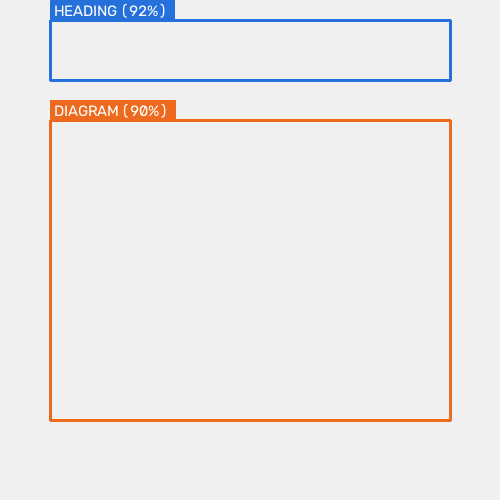
#> input picture backend/benchmarks/artifacts/layout_40_visualizations/test_tmp/test_detailed.png, 500 x 500 px
$ python -i layout_intelligence_service.py   (imports and definitions only)
#> lines starting #> are read from the running program, lines starting #| are printed output that depends on the picture; after the words box and inside, x2 and y2 are one past the last pixel; in counts of white or black regions, pixels touching at a corner belong together
#> further down, picture is the input picture: shape (500, 500, 3); mean B, G, R 234.4, 234.3, 236.1
"""
Cognidocs Layout Intelligence 4.0 — Phase A: Visual Region Detection & Layout Service

Provides local, CPU-compatible multi-signal visual layout decomposition for handwritten documents.
Separates text regions (headings, paragraphs, lists) from non-text regions (diagrams, flowcharts,
boxes, connectors/arrows, tables, formulas, and blank background) prior to downstream OCR.

Design Principles:
1. 100% Local CPU Execution using OpenCV, NumPy, and SciPy.
2. Multi-Signal Evidence: Combines horizontal projection profile line-height anomalies, geometric box contours,
   vertical stroke continuity, and morphological filtering.
3. Conservative Hierarchy: Preserves handwritten text > Avoids OCR contamination > Rejects false suppression.
4. Non-Destructive: Operates as an independent analytical layer without modifying frozen OCR 3.5 pipelines.
"""

import logging
import time
from dataclasses import dataclass, field
from pathlib import Path
from typing import List, Dict, Any, Tuple, Optional, Union
import cv2
import numpy as np
from scipy.ndimage import gaussian_filter1d
from scipy.signal import find_peaks

logger = logging.getLogger(__name__)

# Standard Region Categories for Cognidocs 4.0
REGION_TEXT = "text"
REGION_HEADING = "heading"
REGION_DIAGRAM = "diagram"
REGION_FORMULA = "formula"
REGION_TABLE = "table"
REGION_ARROW = "arrow_connector"
REGION_BOX = "box_border"
REGION_BACKGROUND = "background"
REGION_UNKNOWN = "unknown"

VALID_REGION_TYPES = {
    REGION_TEXT,
    REGION_HEADING,
    REGION_DIAGRAM,
    REGION_FORMULA,
    REGION_TABLE,
    REGION_ARROW,
    REGION_BOX,
    REGION_BACKGROUND,
    REGION_UNKNOWN
}


@dataclass
class Region:
    """
    Standard data model representing a detected visual page region.
    """
    id: str
    page_id: Any
    region_type: str  # text, heading, diagram, formula, table, arrow_connector, box_border, background, unknown
    bbox: Tuple[int, int, int, int]  # (x, y, w, h)
    polygon: List[Tuple[int, int]] = field(default_factory=list)
    confidence: float = 0.0
    area_ratio: float = 0.0
    stroke_density: float = 0.0
    aspect_ratio: float = 0.0
    connected_component_count: int = 0
    text_likelihood: float = 0.0
    diagram_likelihood: float = 0.0
    formula_likelihood: float = 0.0
    table_likelihood: float = 0.0
    heading_likelihood: float = 0.0
    connector_likelihood: float = 0.0
    parent_region_id: Optional[str] = None
    detection_evidence: Dict[str, Any] = field(default_factory=dict)

    def to_dict(self) -> Dict[str, Any]:
        return {
            "id": self.id,
            "page_id": self.page_id,
            "region_type": self.region_type,
            "bbox": [int(v) for v in self.bbox],
            "polygon": [[int(pt[0]), int(pt[1])] for pt in self.polygon],
            "confidence": round(float(self.confidence), 3),
            "area_ratio": round(float(self.area_ratio), 4),
            "stroke_density": round(float(self.stroke_density), 4),
            "aspect_ratio": round(float(self.aspect_ratio), 3),
            "connected_component_count": int(self.connected_component_count),
            "text_likelihood": round(float(self.text_likelihood), 3),
            "diagram_likelihood": round(float(self.diagram_likelihood), 3),
            "formula_likelihood": round(float(self.formula_likelihood), 3),
            "table_likelihood": round(float(self.table_likelihood), 3),
            "heading_likelihood": round(float(self.heading_likelihood), 3),
            "connector_likelihood": round(float(self.connector_likelihood), 3),
            "parent_region_id": self.parent_region_id,
            "detection_evidence": self.detection_evidence
        }

    # [24 lines left out: function from_dict, not called in this run]


def _ensure_bgr_and_gray(image: Union[np.ndarray, Path, str]) -> Tuple[np.ndarray, np.ndarray]:
    """
    Load or convert image input into (bgr, gray) numpy arrays with safe Windows UTF-8 path decoding.
    """
    if isinstance(image, (str, Path)):
        p = Path(image)
        if not p.exists():
            p = Path("backend") / image
        if not p.exists():
            p = Path("D:/AI-Document-Intelligence") / image
        if not p.exists():
            raise FileNotFoundError(f"Image not found at {image}")
        data = np.fromfile(str(p), dtype=np.uint8)
        img_bgr = cv2.imdecode(data, cv2.IMREAD_COLOR)
        if img_bgr is None:
            raise ValueError(f"Could not decode image at {p}")
        gray = cv2.cvtColor(img_bgr, cv2.COLOR_BGR2GRAY)
        return img_bgr, gray
    elif isinstance(image, np.ndarray):
        if len(image.shape) == 3:
            bgr = image
            gray = cv2.cvtColor(image, cv2.COLOR_BGR2GRAY)
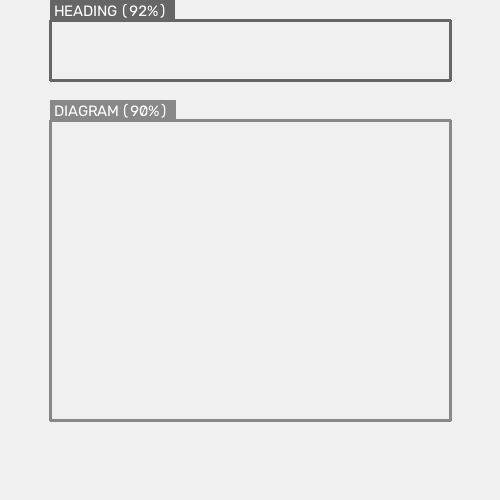
#> gray: shape (500, 500); min 102, max 255, mean 234.9
        else:
            gray = image
            bgr = cv2.cvtColor(image, cv2.COLOR_GRAY2BGR)
        return bgr, gray
    else:
        raise TypeError(f"Unsupported image type: {type(image)}")


def _clean_scanner_frame_and_ruling_lines(
    thresh: np.ndarray,
    page_w: int,
    page_h: int
) -> Tuple[np.ndarray, np.ndarray]:
    """
    Clean outer edge margin noise and printed notebook ruling lines without removing handwriting.
    """
    clean = thresh.copy()
    # Mask out extreme 4-pixel border frame if solid
    clean[:4, :] = 0
    clean[-4:, :] = 0
    clean[:, :4] = 0
    clean[:, -4:] = 0

    # Suppress horizontal notebook ruling lines (> 15% page width)
    line_len = max(30, int(page_w * 0.15))
    k_ruling = cv2.getStructuringElement(cv2.MORPH_RECT, (line_len, 1))
    ruling = cv2.morphologyEx(clean, cv2.MORPH_OPEN, k_ruling)
    clean_text = cv2.subtract(clean, ruling)

    return clean, clean_text


def _detect_table_grids(
    clean_thresh: np.ndarray,
    page_w: int,
    page_h: int
) -> List[Dict[str, Any]]:
    """
    Detect tabular grid structures (requiring at least 2 horizontal rules and at least 2 internal vertical column dividers).
    Excludes regular lined notebook paper which lacks internal column dividers.
    """
    k_h = cv2.getStructuringElement(cv2.MORPH_RECT, (max(50, int(page_w * 0.08)), 2))
    h_lines = cv2.morphologyEx(clean_thresh, cv2.MORPH_OPEN, k_h)

    k_v = cv2.getStructuringElement(cv2.MORPH_RECT, (2, max(40, int(page_h * 0.03))))
    v_lines = cv2.morphologyEx(clean_thresh, cv2.MORPH_OPEN, k_v)

    # Exclude outer left/right page margin lines
    inner_v = v_lines.copy()
    inner_v[:, :int(page_w * 0.14)] = 0
    inner_v[:, int(page_w * 0.88):] = 0

    cnts_v, _ = cv2.findContours(inner_v, cv2.RETR_EXTERNAL, cv2.CHAIN_APPROX_SIMPLE)
    valid_col_dividers = [c for c in cnts_v if cv2.boundingRect(c)[3] > page_h * 0.05]
    if len(valid_col_dividers) < 2:
        return []

    junctions = cv2.bitwise_and(cv2.dilate(h_lines, np.ones((3, 3), np.uint8)),
                                cv2.dilate(inner_v, np.ones((3, 3), np.uint8)))

    if cv2.countNonZero(junctions) < 8:
        return []

    grid_mask = cv2.morphologyEx(cv2.add(h_lines, inner_v), cv2.MORPH_CLOSE, np.ones((25, 25), np.uint8))
    cnts, _ = cv2.findContours(grid_mask, cv2.RETR_EXTERNAL, cv2.CHAIN_APPROX_SIMPLE)
    tables = []

    for c in cnts:
        bx, by, bw, bh = cv2.boundingRect(c)
        if bw > page_w * 0.25 and bh > page_h * 0.08:
            sub_junc = junctions[by:by+bh, bx:bx+bw]
            if cv2.countNonZero(sub_junc) >= 6:
                tables.append({
                    "bbox": (int(bx), int(by), int(bw), int(bh)),
                    "confidence": 0.88
                })

    return tables


class LayoutIntelligenceService:
    """
    Cognidocs Layout Intelligence 4.0 Service.
    Decomposes handwritten pages into structured, semantically classified regions.
    """

    def __init__(self, config: Optional[Dict[str, Any]] = None):
        self.config = config or {}
        self.min_confidence = float(self.config.get("min_confidence", 0.50))

    def analyze_page_layout(
        self,
        image: Union[np.ndarray, Path, str],
        page_id: Any = 1,
        subject: Optional[str] = None
    ) -> Dict[str, Any]:
        """
        Analyze page image and detect visual regions using multi-signal visual evidence.
        """
        start_time = time.time()
        img_bgr, gray = _ensure_bgr_and_gray(image)
        h, w = gray.shape[:2]
        page_area = h * w

        # 1. Blank Page / Negative Control Check
        std_val = float(np.std(gray))
#> std_val = 24.25
        blur = cv2.GaussianBlur(gray, (5, 5), 0)
        _, thresh = cv2.threshold(blur, 0, 255, cv2.THRESH_BINARY_INV + cv2.THRESH_OTSU)
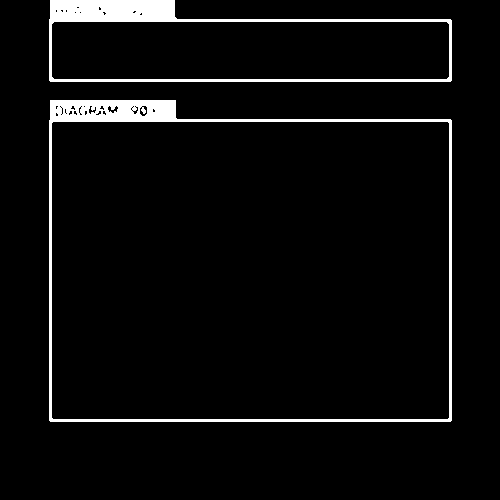
#> thresh: shape (500, 500); 4.6% white; 2 white regions, box (x1, y1, x2, y2) and area: (49, 100, 452, 422) 6377, (49, 0, 452, 82) 5119
        ink_pixel_count = cv2.countNonZero(thresh)
#> ink_pixel_count = 11496
        ink_ratio = ink_pixel_count / max(1, page_area)
#> ink_ratio = 0.046

        if std_val < 3.0 or ink_ratio < 0.0005:
            bg_region = Region(
                id="bg_1",
                page_id=page_id,
                region_type=REGION_BACKGROUND,
                bbox=(0, 0, w, h),
                polygon=[(0, 0), (w, 0), (w, h), (0, h)],
                confidence=1.0,
                area_ratio=1.0,
                stroke_density=0.0,
                aspect_ratio=round(w / max(1, h), 3),
                connected_component_count=0,
                text_likelihood=0.0,
                diagram_likelihood=0.0,
                detection_evidence={"blank_page": True, "grayscale_std": std_val, "ink_ratio": ink_ratio}
            )
            elapsed_ms = round((time.time() - start_time) * 1000, 2)
            return {
                "page_id": page_id,
                "is_empty": True,
                "width": w,
                "height": h,
                "total_regions": 1,
                "regions": [bg_region.to_dict()],
                "text_regions": [],
                "non_text_regions": [bg_region.to_dict()],
                "counts_by_type": {REGION_BACKGROUND: 1},
                "execution_time_ms": elapsed_ms,
                "has_diagrams": False,
                "has_formulas": False,
                "has_tables": False
            }

        # 2. Clean scanner border and ruling lines
        clean_full, clean_text = _clean_scanner_frame_and_ruling_lines(thresh, w, h)
#> in _clean_scanner_frame_and_ruling_lines, `clean[:4, :] = 0`:
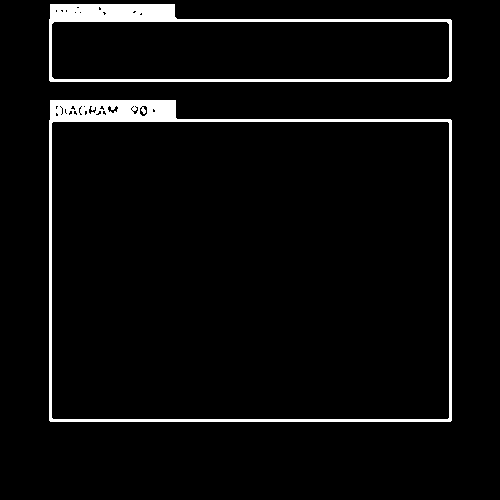
#> clean: shape (500, 500); 4.4% white; 2 white regions, box (x1, y1, x2, y2) and area: (49, 100, 452, 422) 6377, (49, 4, 452, 82) 4619
#> in _clean_scanner_frame_and_ruling_lines, `ruling = cv2.morphologyEx(clean, cv2.MORPH_OPEN, k_ruling)`:
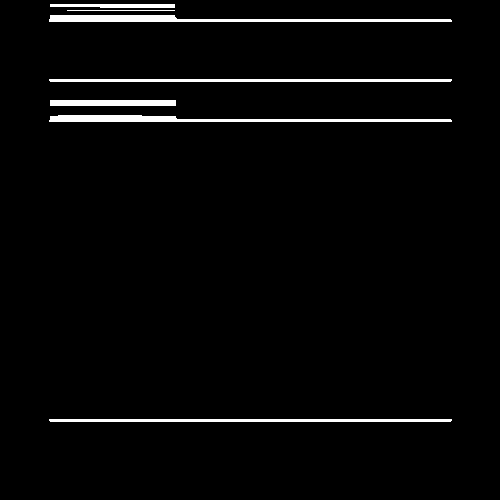
#> ruling: shape (500, 500); 2.8% white; 7 white regions, largest, box (x1, y1, x2, y2) and area: (49, 15, 452, 22) 1711, (49, 115, 452, 122) 1670, (49, 79, 452, 82) 1207
#> in _clean_scanner_frame_and_ruling_lines, `clean_text = cv2.subtract(clean, ruling)`:
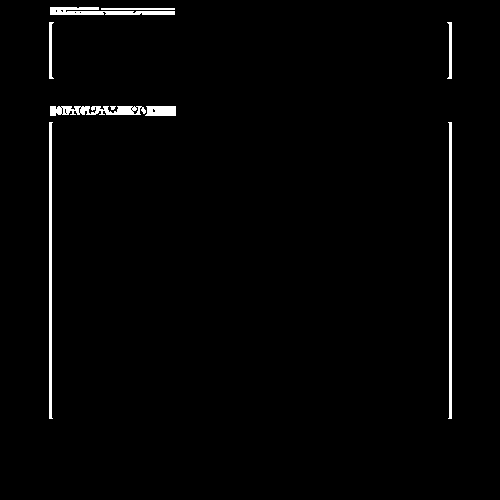
#> clean_text: shape (500, 500); 1.6% white; 9 white regions (1 under 20 px), largest, box (x1, y1, x2, y2) and area: (49, 122, 53, 419) 893, (448, 122, 452, 419) 893, (50, 106, 146, 116) 652

        # 3. Detect Table Structures
        tables = _detect_table_grids(clean_full, w, h)
#> (the rest of the program and of its run is left out)
